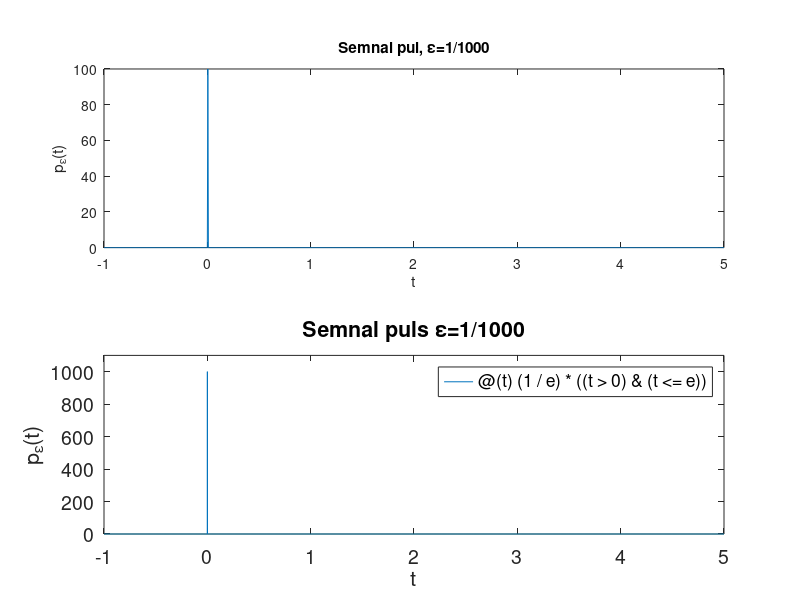

MATLAB code to generate this figure:
%semnal puls p(t)=((t>=0)&&(t<e)) ? 1/3 : 0;
subplot(2,1,1)
e=1/100;
t1=-1; t2=5; tstep=0.005;
t=t1:tstep:t2;
x=(1/e)*((t>0)&(t<=e));
plot(t,x)
xlabel('t');ylabel('p_\epsilon(t)');
title('Semnal pul, \epsilon=1/1000')

subplot(2,1,2)
e=1/1000;
x=@(t)(1/e)*((t>0)&(t<=e))
t1=-1; t2=5;
t=[t1, t2];
fplot(x, t, 5000);
set(gca, 'Fontsize', 14)
xlabel('t'); ylabel('p_\epsilon(t)');
axis([t1 t2 -0.1 1.1/e])
title('Semnal puls \epsilon=1/1000')